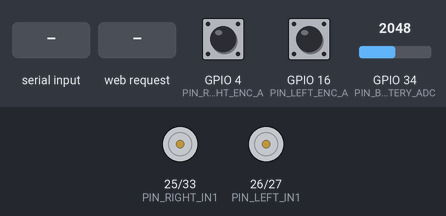
This program was run on a simulated ESP32. Shown: motor-driver pin pairs drawn as motors (green arrow = first pin HIGH = forward, orange = second pin HIGH = backward, longer = more drive, scaled by the enable pin). The inputs (shaded band) are chosen by the test bench; at power-on: GPIO 4 (PIN_RIGHT_ENC_A) HIGH, GPIO 16 (PIN_LEFT_ENC_A) HIGH, GPIO 34 (PIN_BATTERY_ADC) = 2048 (analog values on the 0–4095 scale). WiFi joins after 1.5 s; servers stay silent unless stated; what the program prints to the serial monitor is not drawn.

Above: at 2.8 s.
2.9 s: "CMD,0.1,0\n" received over Serial
4.9 s: HTTP request GET /kp received
6.4 s: "CMD,0.3\n" received over Serial
7.9 s: "PING\n" received over Serial
Timing chart, 0 to 10.4 s (numbered marks = the images above; inputs shaded):
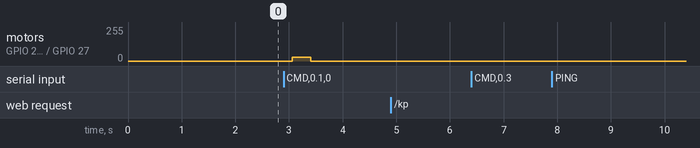

Measured:
- after the input at 2.9 s, motor on GPIO 25 (PIN_RIGHT_IN1) / GPIO 33 (PIN_RIGHT_IN2), motor on GPIO 26 (PIN_LEFT_IN1) / GPIO 27 (PIN_LEFT_IN2): stopped → forward 30/255 after 0.16 s, → stopped 0.35 s later
- after the input at 4.9 s, every drawn part: stays the same
- after the input at 6.4 s, every drawn part: stays the same
- after the input at 7.9 s, every drawn part: stays the same

The program:

main.cpp
```cpp
/*
 * ROSFleet ESP32 firmware
 * =======================
 * The robot's "spinal cord". It is deliberately DUMB:
 *
 *   it does      : turn a velocity command into wheel speeds, run a PID per
 *                  wheel, count encoder ticks, read the battery, and report
 *   it does NOT  : plan paths, hold a map, localise, know about missions,
 *                  know about the database, or talk to the website
 *
 * Everything in that second list lives on the Mac, in ROS. Keeping it out of
 * here is what makes the robot debuggable: any misbehaviour is either "the
 * wheels did not do what was asked" (firmware) or "the wrong thing was
 * asked" (ROS), never a tangle of both.
 *
 * PROTOCOL (see esp32_link.py for the host side)
 *   in : CMD,<lin>,<ang> | PING,<n> | RST | CFG,<key>,<val>
 *   out: ENC,<l>,<r>,<ms> | BAT,<v> | DIST,<cm> | PONG,<n> | VER,<s> | ERR,<s>
 *
 * Both the USB serial port and the Wi-Fi TCP socket speak this protocol at
 * the same time, so you can debug over USB while ROS drives over Wi-Fi.
 */

#include <Arduino.h>

#include "Encoder.h"
#include "Kinematics.h"
#include "Motor.h"
#include "PidController.h"
#include "Protocol.h"
#include "config.h"

#ifdef ENABLE_WIFI
#include <WiFi.h>
WiFiServer tcpServer(TCP_PORT);
WiFiClient tcpClient;
#endif

// ----------------------------------------------------------------- hardware
Motor leftMotor(PIN_LEFT_IN1, PIN_LEFT_IN2, PIN_LEFT_PWM, PWM_CHANNEL_L);
Motor rightMotor(PIN_RIGHT_IN1, PIN_RIGHT_IN2, PIN_RIGHT_PWM, PWM_CHANNEL_R);

Encoder leftEncoder(PIN_LEFT_ENC_A, PIN_LEFT_ENC_B, LEFT_ENCODER_SIGN);
Encoder rightEncoder(PIN_RIGHT_ENC_A, PIN_RIGHT_ENC_B, RIGHT_ENCODER_SIGN);

PidController leftPid(PID_KP, PID_KI, PID_KD, PID_FF, PWM_MAX);
PidController rightPid(PID_KP, PID_KI, PID_KD, PID_FF, PWM_MAX);

void IRAM_ATTR onLeftEncoder() { leftEncoder.handleInterrupt(); }
void IRAM_ATTR onRightEncoder() { rightEncoder.handleInterrupt(); }

// -------------------------------------------------------------------- state
float targetLinear = 0.0f;    // m/s
float targetAngular = 0.0f;   // rad/s

uint32_t lastCommandMs = 0;
uint32_t lastControlMs = 0;
uint32_t lastTelemetryMs = 0;
uint32_t lastBatteryMs = 0;
uint32_t lastRangeMs = 0;

int32_t prevLeftTicks = 0;
int32_t prevRightTicks = 0;

bool motorsEnabled = false;   // false = watchdog has cut the drive

String serialBuffer;
String tcpBuffer;

// ------------------------------------------------------------------ output
// Every reply goes to BOTH transports. Cheap, and it means the USB monitor
// always shows you exactly what ROS is seeing over Wi-Fi.
void emit(const String &line) {
  Serial.println(line);
#ifdef ENABLE_WIFI
  if (tcpClient && tcpClient.connected()) {
    tcpClient.println(line);
  }
#endif
}

// ------------------------------------------------------------ command input
void handleCommand(const char *raw) {
  protocol::ParsedCommand command;
  const bool ok = protocol::parse(raw, &command);

  if (!ok) {
    emit(command.type == protocol::CMD_MALFORMED ? "ERR,malformed command"
                                                 : "ERR,unknown verb");
    return;
  }

  switch (command.type) {
    case protocol::CMD_VELOCITY: {
      // Clamp here as well as on the host: the host limit protects against a
      // bad planner, this one against a corrupted packet.
      targetLinear = kinematics::clampf(command.linear, -MAX_LINEAR_MPS,
                                        MAX_LINEAR_MPS);
      targetAngular = kinematics::clampf(command.angular, -MAX_ANGULAR_RPS,
                                         MAX_ANGULAR_RPS);
      lastCommandMs = millis();
      if (!motorsEnabled) {
        // Coming back from a watchdog cut: clear stale integral so the robot
        // does not lurch on the first re-enabled cycle.
        leftPid.reset();
        rightPid.reset();
        motorsEnabled = true;
      }
      break;
    }

    case protocol::CMD_PING:
      emit("PONG," + String(command.seq));
      break;

    case protocol::CMD_RESET:
      leftEncoder.reset();
      rightEncoder.reset();
      prevLeftTicks = 0;
      prevRightTicks = 0;
      leftPid.reset();
      rightPid.reset();
      emit("LOG,encoders reset");
      break;

    case protocol::CMD_CONFIG: {
      // Live PID tuning with no reflash - invaluable during bringup.
      static float kp = PID_KP, ki = PID_KI, kd = PID_KD, ff = PID_FF;
      if (strcmp(command.key, "kp") == 0) kp = command.value;
      else if (strcmp(command.key, "ki") == 0) ki = command.value;
      else if (strcmp(command.key, "kd") == 0) kd = command.value;
      else if (strcmp(command.key, "ff") == 0) ff = command.value;
      else { emit("ERR,unknown CFG key"); return; }
      leftPid.setGains(kp, ki, kd, ff);
      rightPid.setGains(kp, ki, kd, ff);
      emit("LOG,gains kp=" + String(kp, 3) + " ki=" + String(ki, 3) +
           " kd=" + String(kd, 3) + " ff=" + String(ff, 2));
      break;
    }

    case protocol::CMD_NONE:
    default:
      break;
  }
}

// Read whatever bytes are available and dispatch COMPLETE lines only.
void pumpInput(Stream &stream, String &buffer) {
  while (stream.available()) {
    const char c = (char)stream.read();
    if (c == '\n') {
      handleCommand(buffer.c_str());
      buffer = "";
    } else if (c != '\r') {
      buffer += c;
      if (buffer.length() > 128) buffer = "";   // never grow without bound
    }
  }
}

// ------------------------------------------------------------- control loop
void runControlLoop(uint32_t now) {
  const float dt = (now - lastControlMs) / 1000.0f;
  lastControlMs = now;

  // Watchdog: the host has gone quiet, so stop. This is what saves the robot
  // when Wi-Fi drops or the Mac's battery dies mid-mission.
  if (now - lastCommandMs > CMD_WATCHDOG_MS) {
    if (motorsEnabled) {
      emit("ERR,command watchdog expired - motors stopped");
      motorsEnabled = false;
    }
    targetLinear = 0.0f;
    targetAngular = 0.0f;
    leftMotor.stop();
    rightMotor.stop();
    leftPid.reset();
    rightPid.reset();
    return;
  }

  const int32_t leftTicks = leftEncoder.read();
  const int32_t rightTicks = rightEncoder.read();
  const int32_t dLeft = leftTicks - prevLeftTicks;
  const int32_t dRight = rightTicks - prevRightTicks;
  prevLeftTicks = leftTicks;
  prevRightTicks = rightTicks;

  // Measured wheel speed, rad/s
  const float leftMeasured = kinematics::ticksToRadPerSecond(dLeft, TICKS_PER_REV, dt);
  const float rightMeasured = kinematics::ticksToRadPerSecond(dRight, TICKS_PER_REV, dt);

  float leftTarget, rightTarget;
  kinematics::bodyToWheelSpeeds(targetLinear, targetAngular, WHEEL_SEPARATION_M,
                                WHEEL_RADIUS_M, &leftTarget, &rightTarget);
  // Scale, do not clip: clipping each wheel separately would change the
  // commanded curvature and steer the robot off the planned path.
  kinematics::limitWheelSpeeds(&leftTarget, &rightTarget,
                               MAX_LINEAR_MPS / WHEEL_RADIUS_M);

  // An explicit zero command means STOP, not "PID your way to zero" - the
  // latter leaves the wheels twitching.
  if (leftTarget == 0.0f && rightTarget == 0.0f) {
    leftMotor.stop();
    rightMotor.stop();
    leftPid.reset();
    rightPid.reset();
    return;
  }

  const float leftOut = leftPid.update(leftTarget, leftMeasured, dt);
  const float rightOut = rightPid.update(rightTarget, rightMeasured, dt);

  leftMotor.setDuty((int)leftOut);
  rightMotor.setDuty((int)rightOut);
}

// ------------------------------------------------------------- telemetry
void sendEncoders(uint32_t now) {
  // Cumulative counts, not deltas: a dropped line then costs nothing,
  // because the next message still carries the absolute truth.
  emit("ENC," + String(leftEncoder.read()) + "," + String(rightEncoder.read()) +
       "," + String(now));
}

void sendBattery() {
#if ENABLE_BATTERY
  // Average a few samples - the ESP32 ADC is noisy enough that a single
  // read can wobble by 100 mV and trip a low-battery alarm spuriously.
  uint32_t total = 0;
  for (int i = 0; i < 8; ++i) total += analogRead(PIN_BATTERY_ADC);
  const float counts = total / 8.0f;
  const float volts = (counts / ADC_MAX_COUNTS) * ADC_REF_VOLTS *
                      BATTERY_DIVIDER * BATTERY_CALIBRATION;
  emit("BAT," + String(volts, 2));
#endif
}

void sendRange() {
#if ENABLE_ULTRASONIC
  digitalWrite(PIN_TRIG, LOW);
  delayMicroseconds(2);
  digitalWrite(PIN_TRIG, HIGH);
  delayMicroseconds(10);
  digitalWrite(PIN_TRIG, LOW);
  // 25 ms timeout ~ 4 m. Without a timeout a missing echo blocks the whole
  // control loop, which is how a sensor fault becomes a runaway robot.
  const unsigned long duration = pulseIn(PIN_ECHO, HIGH, 25000UL);
  if (duration > 0) {
    const float cm = duration / 58.0f;
    emit("DIST," + String(cm, 1));
  }
#endif
}

// ------------------------------------------------------------------- setup
void setup() {
  Serial.begin(115200);
  delay(100);

  leftMotor.begin();
  rightMotor.begin();
  leftMotor.stop();
  rightMotor.stop();

  leftEncoder.begin();
  rightEncoder.begin();
  attachInterrupt(digitalPinToInterrupt(PIN_LEFT_ENC_A), onLeftEncoder, CHANGE);
  attachInterrupt(digitalPinToInterrupt(PIN_RIGHT_ENC_A), onRightEncoder, CHANGE);

#if ENABLE_BATTERY
  analogReadResolution(12);
  analogSetPinAttenuation(PIN_BATTERY_ADC, ADC_11db);   // full 0-3.3 V range
#endif

#if ENABLE_ULTRASONIC
  pinMode(PIN_TRIG, OUTPUT);
  pinMode(PIN_ECHO, INPUT);
#endif

#ifdef ENABLE_WIFI
  WiFi.mode(WIFI_STA);
  WiFi.begin(WIFI_SSID, WIFI_PASSWORD);
  const uint32_t started = millis();
  while (WiFi.status() != WL_CONNECTED &&
         millis() - started < WIFI_CONNECT_TIMEOUT_MS) {
    delay(250);
  }
  if (WiFi.status() == WL_CONNECTED) {
    // Print the IP prominently: this is the value you put into
    // hardware.yaml as esp32_ip.
    Serial.println("LOG,wifi connected");
    Serial.print("LOG,ip=");
    Serial.println(WiFi.localIP());
    tcpServer.begin();
    tcpServer.setNoDelay(true);
  } else {
    // Serial still works, so a failed Wi-Fi join is not fatal.
    Serial.println("ERR,wifi connect failed - serial only");
  }
#endif

  const uint32_t now = millis();
  lastCommandMs = now;
  lastControlMs = now;
  motorsEnabled = false;

  emit("VER," FIRMWARE_VERSION);
  emit("LOG,ready");
}

// -------------------------------------------------------------------- loop
void loop() {
  const uint32_t now = millis();

#ifdef ENABLE_WIFI
  if (!tcpClient || !tcpClient.connected()) {
    WiFiClient incoming = tcpServer.available();
    if (incoming) {
      // One controller at a time. A second connection would mean two
      // sources fighting over /cmd_vel.
      if (tcpClient) tcpClient.stop();
      tcpClient = incoming;
      tcpClient.setNoDelay(true);
      tcpBuffer = "";
      emit("VER," FIRMWARE_VERSION);
    }
  }
  if (tcpClient && tcpClient.connected()) {
    pumpInput(tcpClient, tcpBuffer);
  }
#endif

  pumpInput(Serial, serialBuffer);

  if (now - lastControlMs >= CONTROL_PERIOD_MS) {
    runControlLoop(now);
  }
  if (now - lastTelemetryMs >= TELEMETRY_PERIOD_MS) {
    lastTelemetryMs = now;
    sendEncoders(now);
  }
  if (now - lastBatteryMs >= BATTERY_PERIOD_MS) {
    lastBatteryMs = now;
    sendBattery();
  }
  if (now - lastRangeMs >= RANGE_PERIOD_MS) {
    lastRangeMs = now;
    sendRange();
  }
}
```

Encoder.h
```cpp
/*
 * Encoder.h - quadrature decoding on the ESP32.
 *
 * Interrupt on BOTH edges of channel A, and read channel B to decide the
 * direction. This gives 2 counts per A-period; TICKS_PER_REV in config.h
 * must be measured to match whatever this actually produces (see the
 * "count the ticks" step in docs/HARDWARE_INTEGRATION.md).
 *
 * count_ is volatile and written from an ISR, so every read from normal
 * code goes through a critical section. Skipping that on a dual-core ESP32
 * gives you torn 32-bit reads and occasional impossible odometry jumps.
 */
#ifndef ENCODER_H
#define ENCODER_H

#include <Arduino.h>

class Encoder {
 public:
  Encoder(uint8_t pinA, uint8_t pinB, int sign) : pinA_(pinA), pinB_(pinB), sign_(sign) {}

  void begin() {
    pinMode(pinA_, INPUT_PULLUP);
    pinMode(pinB_, INPUT_PULLUP);
    mux_ = portMUX_INITIALIZER_UNLOCKED;
  }

  // Called from the ISR. Keep it short: no Serial, no floating point.
  void IRAM_ATTR handleInterrupt() {
    bool a = digitalRead(pinA_);
    bool b = digitalRead(pinB_);
    // A leading B means one direction; A lagging B means the other.
    count_ += (a == b) ? sign_ : -sign_;
  }

  int32_t read() {
    portENTER_CRITICAL(&mux_);
    int32_t value = count_;
    portEXIT_CRITICAL(&mux_);
    return value;
  }

  void reset() {
    portENTER_CRITICAL(&mux_);
    count_ = 0;
    portEXIT_CRITICAL(&mux_);
  }

  uint8_t pinA() const { return pinA_; }

 private:
  uint8_t pinA_, pinB_;
  int sign_;
  volatile int32_t count_ = 0;
  portMUX_TYPE mux_ = portMUX_INITIALIZER_UNLOCKED;
};

#endif  // ENCODER_H
```

Kinematics.h
```cpp
/*
 * Kinematics.h - differential-drive maths, free of any hardware.
 *
 * Kept separate from main.cpp so it can be compiled and tested on a laptop
 * (see firmware/esp32_robot/test/) instead of only being "tested" by
 * watching a robot drive into a wall.
 *
 * THIS MUST STAY IDENTICAL TO
 *   ros_ws/src/robot_hardware/src/robot_hardware/odometry.py
 * The host integrates ticks into a pose using the same geometry the
 * firmware uses to turn a velocity into wheel speeds. If the two disagree
 * about wheel separation or radius, /odom drifts in a way that looks like
 * a navigation bug and is nearly impossible to find from the ROS side.
 */
#ifndef KINEMATICS_H
#define KINEMATICS_H

namespace kinematics {

inline float clampf(float value, float low, float high) {
  if (value < low) return low;
  if (value > high) return high;
  return value;
}

/*
 * Inverse kinematics: body velocity -> wheel angular speeds (rad/s).
 *
 *   v_left  = v - w * L/2        w_left  = v_left  / r
 *   v_right = v + w * L/2        w_right = v_right / r
 *
 * Sign convention (ROS REP-103): +linear is forward, +angular is
 * counter-clockwise, so a positive angular command drives the RIGHT wheel
 * faster and turns the robot LEFT.
 */
inline void bodyToWheelSpeeds(float linear, float angular, float wheelSeparation,
                              float wheelRadius, float *leftRadS, float *rightRadS) {
  const float vLeft = linear - angular * (wheelSeparation / 2.0f);
  const float vRight = linear + angular * (wheelSeparation / 2.0f);
  *leftRadS = vLeft / wheelRadius;
  *rightRadS = vRight / wheelRadius;
}

/*
 * Forward kinematics: wheel speeds -> body velocity. Used to report back
 * what the robot is ACTUALLY doing, as opposed to what it was told to do.
 */
inline void wheelSpeedsToBody(float leftRadS, float rightRadS,
                              float wheelSeparation, float wheelRadius,
                              float *linear, float *angular) {
  const float vLeft = leftRadS * wheelRadius;
  const float vRight = rightRadS * wheelRadius;
  *linear = (vLeft + vRight) / 2.0f;
  *angular = (vRight - vLeft) / wheelSeparation;
}

/*
 * Scale a command that would saturate a wheel back to what the drivetrain
 * can actually deliver, PRESERVING THE TURN RATIO.
 *
 * Why this matters: clamping each wheel independently changes the ratio
 * between them, which changes the robot's curvature. Asked to drive fast
 * around a tight arc, naive clamping makes the robot go straighter than
 * commanded - straight into the obstacle it was trying to curve around.
 * Scaling both wheels by the same factor keeps the path and only slows it.
 */
inline void limitWheelSpeeds(float *leftRadS, float *rightRadS, float maxRadS) {
  const float magLeft = (*leftRadS < 0) ? -*leftRadS : *leftRadS;
  const float magRight = (*rightRadS < 0) ? -*rightRadS : *rightRadS;
  const float peak = (magLeft > magRight) ? magLeft : magRight;
  if (peak > maxRadS && peak > 0.0f) {
    const float scale = maxRadS / peak;
    *leftRadS *= scale;
    *rightRadS *= scale;
  }
}

/*
 * Encoder tick delta -> wheel angular speed (rad/s).
 * Returns 0 for a non-positive dt rather than dividing by zero, because a
 * duplicated timestamp must not produce an infinite measured speed that
 * slams the PID.
 */
inline float ticksToRadPerSecond(long deltaTicks, float ticksPerRev, float dtSeconds) {
  if (dtSeconds <= 0.0f || ticksPerRev <= 0.0f) return 0.0f;
  const float revolutions = (float)deltaTicks / ticksPerRev;
  return revolutions * 6.28318530718f / dtSeconds;
}

}  // namespace kinematics

#endif  // KINEMATICS_H
```

Motor.h
```cpp
/*
 * Motor.h - one H-bridge channel.
 *
 * Takes a signed duty in [-PWM_MAX, +PWM_MAX] and sets direction + speed.
 * Deliberately knows nothing about PID, ROS or encoders.
 */
#ifndef MOTOR_H
#define MOTOR_H

#include <Arduino.h>
#include "config.h"

class Motor {
 public:
  Motor(uint8_t in1, uint8_t in2, uint8_t pwmPin, uint8_t channel)
      : in1_(in1), in2_(in2), pwmPin_(pwmPin), channel_(channel) {}

  void begin() {
    pinMode(in1_, OUTPUT);
    pinMode(in2_, OUTPUT);
    ledcSetup(channel_, PWM_FREQ_HZ, PWM_RESOLUTION);
    ledcAttachPin(pwmPin_, channel_);
    stop();
  }

  // duty: negative = reverse, positive = forward
  void setDuty(int duty) {
    duty = constrain(duty, -PWM_MAX, PWM_MAX);

    // A cheap gearmotor below its stiction threshold just buzzes and heats
    // up without turning, which also confuses the PID. Snap it to zero.
    if (abs(duty) < MIN_MOVE_PWM) {
      stop();
      return;
    }

    if (duty > 0) {
      digitalWrite(in1_, HIGH);
      digitalWrite(in2_, LOW);
    } else {
      digitalWrite(in1_, LOW);
      digitalWrite(in2_, HIGH);
    }
    ledcWrite(channel_, abs(duty));
    lastDuty_ = duty;
  }

  void stop() {
    // Both inputs low = coast. Both high would be an active brake, which
    // slams a plastic gearbox; coasting is kinder to a cheap chassis.
    digitalWrite(in1_, LOW);
    digitalWrite(in2_, LOW);
    ledcWrite(channel_, 0);
    lastDuty_ = 0;
  }

  int lastDuty() const { return lastDuty_; }

 private:
  uint8_t in1_, in2_, pwmPin_, channel_;
  int lastDuty_ = 0;
};

#endif  // MOTOR_H
```

Source omitted: PidController.h (2087 bytes), Protocol.h (4015 bytes), config.h (4422 bytes)
